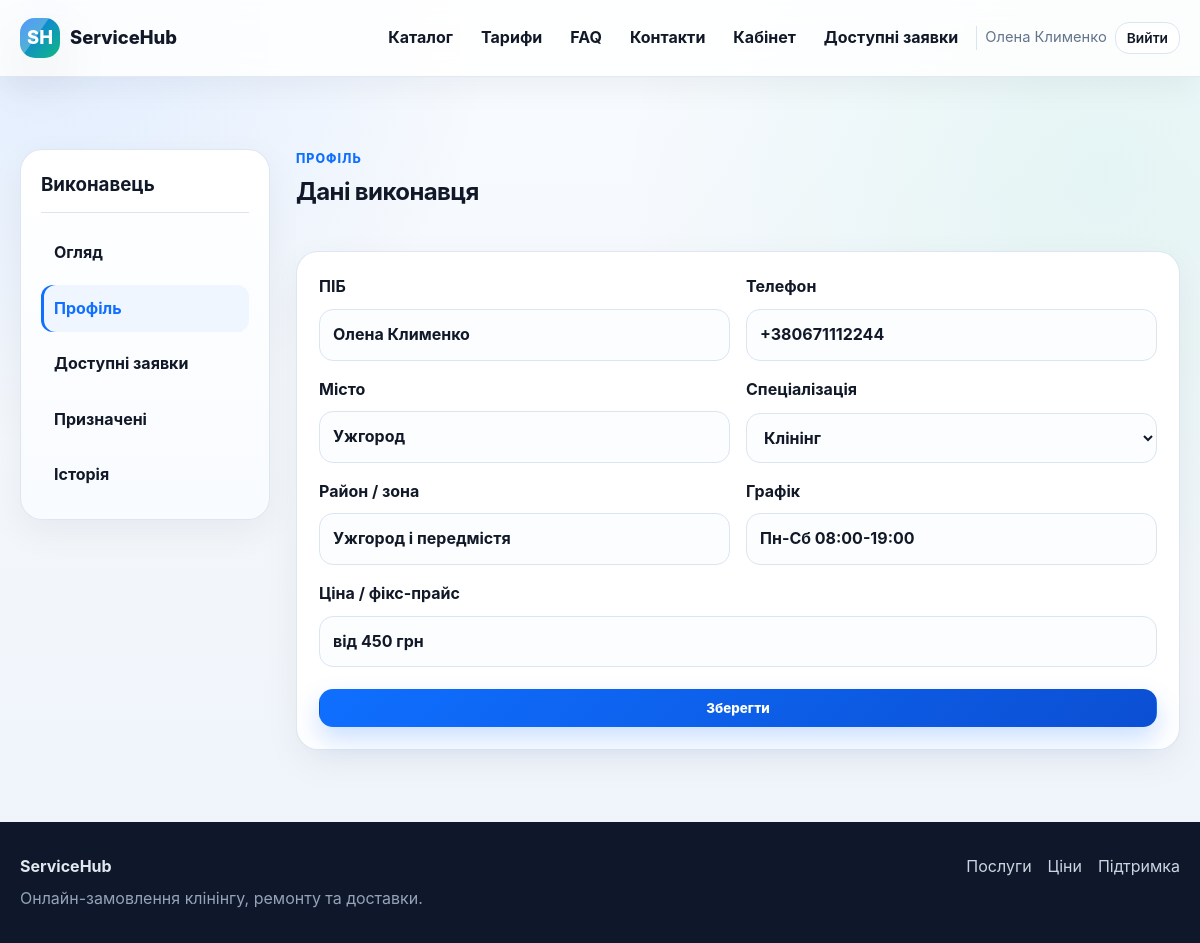
The page /worker/profile (signed in) on the database its author committed.
### tables this page shows
CREATE TABLE users (
    id INTEGER PRIMARY KEY AUTOINCREMENT,
    role TEXT NOT NULL CHECK (role IN ('client', 'worker', 'admin')),
    full_name TEXT NOT NULL,
    email TEXT NOT NULL UNIQUE,
    password_hash TEXT NOT NULL,
    phone TEXT,
    city TEXT,
    address TEXT,
    specialization TEXT,
    service_area TEXT,
    schedule TEXT,
    price_text TEXT,
    is_blocked INTEGER NOT NULL DEFAULT 0,
    created_at TEXT NOT NULL DEFAULT CURRENT_TIMESTAMP
);

### app.py (the view, shortened to what this page needs)
@app.route("/worker/profile", methods=("GET", "POST"))
@role_required("worker")
def worker_profile():
    return render_template("worker/profile.html")

### app.py (called while the page is built)
def get_db() -> sqlite3.Connection:
    if "db" not in g:
        db = sqlite3.connect(app.config["DATABASE"])
        db.row_factory = sqlite3.Row
        db.execute("PRAGMA foreign_keys = ON")
        g.db = db
    return g.db

def db_one(query: str, params: tuple = ()) -> sqlite3.Row | None:
    return get_db().execute(query, params).fetchone()

def current_user() -> sqlite3.Row | None:
    user_id = session.get("user_id")
    if not user_id:
        return None
    return db_one("SELECT * FROM users WHERE id = ?", (user_id,))

@app.before_request
def load_logged_in_user():
    g.user = current_user()
    if g.user and g.user["is_blocked"] and request.endpoint not in {"logout", "static"}:
        session.clear()
        g.user = None
        flash("Ваш обліковий запис заблоковано адміністратором.", "danger")
        return redirect(url_for("login"))
    return None

@app.context_processor
def inject_globals() -> dict:
    return {
        "current_user": getattr(g, "user", None),
        "roles": ROLES,
        "specializations": SPECIALIZATIONS,
        "order_statuses": ORDER_STATUSES,
        "worker_status_options": WORKER_STATUS_OPTIONS,
        "format_datetime": format_datetime,
        "money": money,
        "role_label": role_label,
        "spec_label": spec_label,
        "active_label": active_label,
        "status_class": status_class,
        "payment_status_label": payment_status_label,
        "payment_status_class": payment_status_class,
    }

def role_required(*roles_required: str):
    def decorator(view):
        @wraps(view)
        def wrapped_view(*args, **kwargs):
            if g.user is None:
                flash("Спочатку увійдіть у систему.", "warning")
                return redirect(url_for("login", next=request.path))
            if g.user["role"] not in roles_required:
                abort(403)
            return view(*args, **kwargs)
        return wrapped_view
    return decorator

### templates/worker/profile.html (shortened to what this page needs)
{% extends 'base.html' %}
{% block content %}
<section class="section">
    <div class="container dashboard-layout">
        <aside class="side-card">
            <h3>Виконавець</h3>
            <a href="{{ url_for('worker_dashboard') }}">Огляд</a>
            <a class="active" href="{{ url_for('worker_profile') }}">Профіль</a>
            <a href="{{ url_for('worker_available_orders') }}">Доступні заявки</a>
            <a href="{{ url_for('worker_assigned_orders') }}">Призначені</a>
            <a href="{{ url_for('worker_history') }}">Історія</a>
        </aside>
        <div class="dashboard-main">
            <div class="section-head"><div><div class="eyebrow">Профіль</div><h1>Дані виконавця</h1></div></div>
            <form class="card form-card" method="post">
                <div class="form-grid two">
                    <label>ПІБ
                        <input type="text" name="full_name" value="{{ current_user.full_name }}" required>
                    </label>
                    <label>Телефон
                        <input type="tel" name="phone" value="{{ current_user.phone or '' }}">
                    </label>
                    <label>Місто
                        <input type="text" name="city" value="{{ current_user.city or '' }}">
                    </label>
                    <label>Спеціалізація
                        <select name="specialization" required>
                            {% for value, label in specializations.items() %}
                                <option value="{{ value }}" {% if current_user.specialization == value %}selected{% endif %}>{{ label }}</option>
                            {% endfor %}
                        </select>
                    </label>
                    <label>Район / зона
                        <input type="text" name="service_area" value="{{ current_user.service_area or '' }}">
                    </label>
                    <label>Графік
                        <input type="text" name="schedule" value="{{ current_user.schedule or '' }}">
                    </label>
                    <label class="wide">Ціна / фікс-прайс
                        <input type="text" name="price_text" value="{{ current_user.price_text or '' }}">
                    </label>
                </div>
                <button class="btn btn-primary" type="submit">Зберегти</button>
            </form>
        </div>
    </div>
</section>
{% endblock %}

### templates/base.html (shortened to what this page needs)
<!doctype html>
<html lang="uk">
<head>
    <link rel="stylesheet" href="{{ url_for('static', filename='css/style.css') }}">
</head>
<body>
<header class="site-header">
    <div class="container header-inner">
        <a class="brand" href="{{ url_for('home') }}">
            <span class="brand-mark">SH</span>
            <span>ServiceHub</span>
        </a>
        <nav class="nav" data-nav>
            <a href="{{ url_for('catalog') }}">Каталог</a>
            <a href="{{ url_for('prices_public') }}">Тарифи</a>
            <a href="{{ url_for('faq') }}">FAQ</a>
            <a href="{{ url_for('contacts') }}">Контакти</a>
            {% if current_user %}
                {% if current_user.role == 'client' %}
                    <a href="{{ url_for('client_dashboard') }}">Кабінет</a>
                    <a class="btn btn-sm btn-primary" href="{{ url_for('client_create_order') }}">Замовити</a>
                {% elif current_user.role == 'worker' %}
                    <a href="{{ url_for('worker_dashboard') }}">Кабінет</a>
                    <a href="{{ url_for('worker_available_orders') }}">Доступні заявки</a>
                {% elif current_user.role == 'admin' %}
                    <a href="{{ url_for('admin_dashboard') }}">Адмін-панель</a>
                    <a href="{{ url_for('admin_orders') }}">Замовлення</a>
                {% endif %}
                <span class="nav-user">{{ current_user.full_name }}</span>
                <a class="btn btn-sm btn-outline" href="{{ url_for('logout') }}">Вийти</a>
            {% else %}
                <a href="{{ url_for('login') }}">Вхід</a>
                <a class="btn btn-sm btn-primary" href="{{ url_for('register') }}">Реєстрація</a>
            {% endif %}
        </nav>
    </div>
</header>
<main class="page">
    {% block content %}{% endblock %}
</main>
<footer class="site-footer">
    <div class="container footer-inner">
        <div>
            <strong>ServiceHub</strong>
            <p>Онлайн-замовлення клінінгу, ремонту та доставки.</p>
        </div>
        <div class="footer-links">
            <a href="{{ url_for('catalog') }}">Послуги</a>
            <a href="{{ url_for('prices_public') }}">Ціни</a>
            <a href="{{ url_for('contacts') }}">Підтримка</a>
        </div>
    </div>
</footer>
</body>
</html>

### rows shown on the page
users: full_name "Олена Клименко", phone "+380671112244", city "Ужгород", specialization "Клінінг", service_area "Ужгород і передмістя", schedule "Пн-Сб 08:00-19:00", price_text "від 450 грн"
